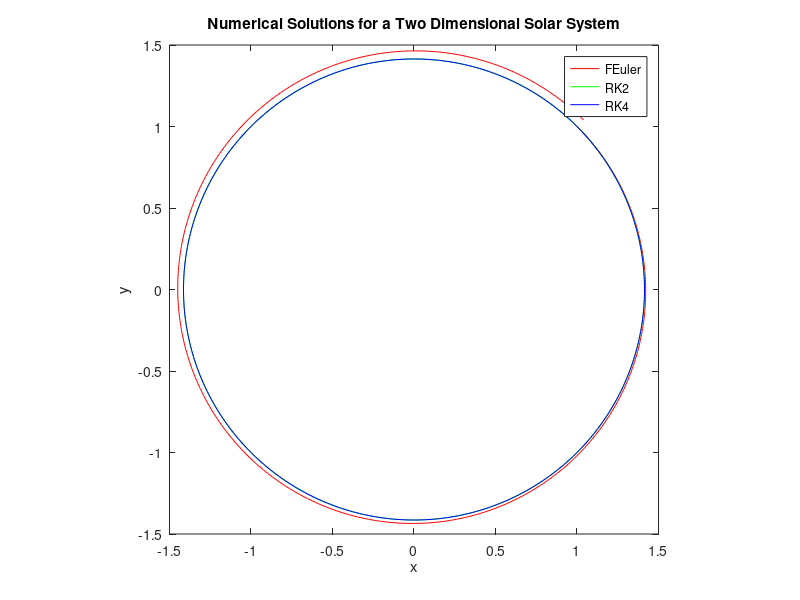

MATLAB code to generate this figure:
% Zane Grothe
% AERO 7970
% HW 7
% 10/21/22

clear all
close all
clc

% Problem 2 ~~~~~~~~~~~~~~~~~~~~

% Part b)

%  Initial conditions
t0 = 0;                           % starting time
tf = 2*pi/1i;                     % final time
n = 500;                          % number of steps
dt = tf/n;                        % step size
t = zeros(1,n+1);                 % time range of result (imag numbers)
for j = 1:(length(t)-1)
    t(j+1) = t(j) + dt;
end
%t = t0:dt:tf;                    % time range of result (real numbers)
z = zeros(1,length(t));           % preallocation
z(1) = 1+1i;                      % initial conditions
F_tz1 = @(t,z) -z/abs(z)^3;       % dz1/dt
F_tz2 = @(t,z) z;                 % dz2/dt

% Color matrix to pick from for plotting
C=[1,0,0; 0,1,0; 0,0,1; .929,.694,.125; 0,1,1; 1,0,1; 0,0,0; .85,.325,.098];
% [ red ; green; blue ; gold          ; cyan ; mag. ; black; brown        ]

%% Forward Euler (red)
% y(t_i+1) = y(t_i) + dt*f(t_i, y(t_i))

% Find velocity
for j = 1:(length(t)-1)
    z(j+1) = z(j) + dt*F_tz1(t(j),z(j));
end

% Find position
for j = 1:(length(t)-1)
    z(j+1) = z(j) + dt*F_tz2(t(j),z(j));
end

% Separate x and y components
z_feuler_x = real(z);
z_feuler_y = imag(z);

% Plot
figure(1)
plot(z_feuler_x,z_feuler_y,'color',C(1,:))
axis square
hold on

%% RK2 (green)
% y(t_i+1) = y(t_i) + dt/2*( k1 + k2 )

% Find velocity
for j = 1:(length(t)-1)
    k1 = F_tz1(t(j),z(j));
    k2 = F_tz1(t(j+1),z(j)+dt*k1);

    z(j+1) = z(j) + dt/2*(k1+k2);
end

% Find position
for j = 1:(length(t)-1)
    k1 = F_tz2(t(j),z(j));
    k2 = F_tz2(t(j+1),z(j)+dt*k1);

    z(j+1) = z(j) + dt/2*(k1+k2);
end

% Separate x and y components
z_RK2_x = real(z);
z_RK2_y = imag(z);

% Plot
figure(1)
plot(z_RK2_x,z_RK2_y,'color',C(2,:))
axis square
hold on

%% RK4 (blue)
% y(t_i+1) = y(t_i) + dt/6*( k1 + 2*k2 + 2*k3 + k4)

% Find velocity
for j = 1:(length(t)-1)
    k1 = F_tz1(t(j),z(j));
    k2 = F_tz1(t(j)+dt/2,z(j)+dt/2*k1);
    k3 = F_tz1(t(j)+dt/2,z(j)+dt/2*k2);
    k4 = F_tz1(t(j)+dt,z(j)+dt*k3);
    
    z(j+1) = z(j) + dt/6*(k1+2*k2+2*k3+k4);
end

% Find position
for j = 1:(length(t)-1)
    k1 = F_tz2(t(j),z(j));
    k2 = F_tz2(t(j)+dt/2,z(j)+dt/2*k1);
    k3 = F_tz2(t(j)+dt/2,z(j)+dt/2*k2);
    k4 = F_tz2(t(j)+dt,z(j)+dt*k3);
    
    z(j+1) = z(j) + dt/6*(k1+2*k2+2*k3+k4);
end

% Separate x and y components
z_RK4_x = real(z);
z_RK4_y = imag(z);

% Plot
figure(1)
plot(z_RK4_x,z_RK4_y,'color',C(3,:))
axis square
hold on
xlabel('x')
ylabel('y')
title('Numerical Solutions for a Two Dimensional Solar System')
legend({'FEuler','RK2','RK4'},'Location','best')
